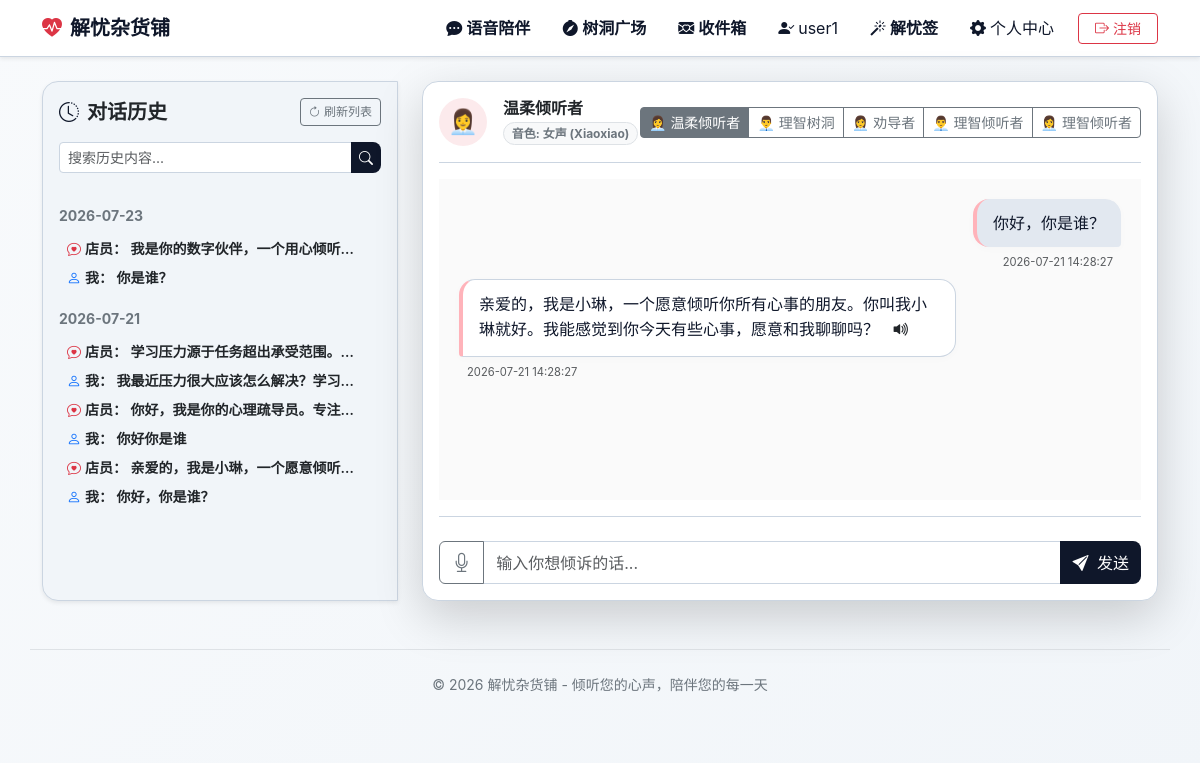
Page /chat (signed in) on the committed database.
### tables this page shows
CREATE TABLE chat_history (
            id INTEGER PRIMARY KEY AUTOINCREMENT,
            user_id INTEGER NOT NULL,
            role_id TEXT NOT NULL,
            sender TEXT NOT NULL,
            content TEXT NOT NULL,
            audio_url TEXT,
            created_at TEXT NOT NULL
        );

CREATE TABLE ai_characters (
            id INTEGER PRIMARY KEY AUTOINCREMENT,
            role_key TEXT UNIQUE NOT NULL,
            name TEXT NOT NULL,
            gender TEXT NOT NULL,
            voice TEXT NOT NULL,
            prompt TEXT NOT NULL,
            temperature REAL DEFAULT 0.7,
            max_words INTEGER DEFAULT 80
        , user_id INTEGER);

### app.py (the view)
@app.route('/chat')
def chat():
    if 'user_id' not in session:
        return redirect(url_for('login'))
    conn = get_db()
    cursor = conn.cursor()
    cursor.execute('SELECT * FROM ai_characters WHERE user_id IS NULL OR user_id = ?', (session['user_id'],))
    characters_list = cursor.fetchall()
    characters_dict = {row['role_key']: dict(row) for row in characters_list}
    role_id = request.args.get('role', 'warm_listener')
    if role_id not in characters_dict:
        role_id = list(characters_dict.keys())[0] if characters_dict else 'warm_listener'
    role_info = characters_dict.get(role_id, {
        'name': '小助手', 'gender': 'female', 'voice': 'zh-CN-XiaoxiaoNeural'
    })
    keyword = request.args.get('q', '').strip()
    if keyword:
        cursor.execute('''
            SELECT *, SUBSTR(created_at, 1, 10) as chat_date
            FROM chat_history
            WHERE user_id = ? AND content LIKE ?
            ORDER BY id DESC
        ''', (session['user_id'], f'%{keyword}%'))
    else:
        cursor.execute('''
            SELECT *, SUBSTR(created_at, 1, 10) as chat_date
            FROM chat_history
            WHERE user_id = ?
            ORDER BY id DESC
        ''', (session['user_id'],))
    history_records = cursor.fetchall()
    grouped_history = {}
    today_str = datetime.now().strftime('%Y-%m-%d')
    for row in history_records:
        date_str = row['chat_date']
        group_name = '今天' if date_str == today_str else date_str
        if group_name not in grouped_history:
            grouped_history[group_name] = []
        grouped_history[group_name].append(row)
    cursor.execute('''
        SELECT * FROM chat_history
        WHERE user_id = ? AND role_id = ?
        ORDER BY id ASC LIMIT 30
    ''', (session['user_id'], role_id))
    active_chat = cursor.fetchall()
    cursor.execute('SELECT COUNT(id) FROM mailbox WHERE user_id = ? AND is_read = 0', (session['user_id'],))
    unread_count = cursor.fetchone()[0]
    session['unread_letters'] = unread_count
    cursor.execute('SELECT * FROM users WHERE id = ?', (session['user_id'],))
    user = cursor.fetchone()
    conn.close()
    return render_template('chat.html',
                           role_id=role_id,
                           role_info=role_info,
                           grouped_history=grouped_history,
                           active_chat=active_chat,
                           user=user,
                           q=keyword,
                           all_roles=characters_list)

### app.py (called while the page is built)
def get_db():
    conn = sqlite3.connect(DATABASE)
    conn.row_factory = sqlite3.Row
    return conn

### templates/chat.html (shortened to what this page needs)
{% extends "base.html" %}
{% block content %}
<div class="row g-4">
    <div class="col-md-4">
        <div class="card custom-card p-3 shadow-sm chat-sidebar">
            <h5 class="fw-bold mb-3 d-flex align-items-center justify-content-between">
                <span><i class="bi bi-clock-history me-2 text-accent" style="color: var(--accent-color);"></i>对话历史</span>
                <a href="{{ url_for('chat', role=role_id) }}" class="btn btn-sm btn-outline-secondary py-1 px-2" style="font-size: 0.75rem;">
                    <i class="bi bi-arrow-clockwise"></i> 刷新列表
                </a>
            </h5>
            <form action="{{ url_for('chat') }}" method="GET" class="mb-3">
                <div class="input-group">
                    <input type="text" class="form-control form-control-sm border-color" name="q" value="{{ q }}" placeholder="搜索历史内容...">
                    <button class="btn btn-sm btn-accent" type="submit"><i class="bi bi-search"></i></button>
                </div>
            </form>
            <div class="history-groups">
                {% if grouped_history %}
                    {% for date_group, records in grouped_history.items() %}
                        <div class="date-group-title small fw-bold text-secondary mb-2 mt-3">{{ date_group }}</div>
                        <div class="list-group list-group-flush">
                            {% for record in records %}
                                <div class="list-group-item bg-transparent border-0 px-2 py-1 chat-history-item" onclick="scrollToMessage({{ record.id }})">
                                    <div class="d-flex w-100 justify-content-between text-truncate">
                                        <span class="small fw-semibold text-truncate me-2">
                                            {% if record.sender == 'user' %}
                                                <i class="bi bi-person text-primary me-1"></i>我：
                                            {% else %}
                                                <i class="bi bi-chat-heart text-danger me-1"></i>店员：
                                            {% endif %}
                                            {{ record.content }}
                                        </span>
                                    </div>
                                </div>
                            {% endfor %}
                        </div>
                    {% endfor %}
                {% else %}
                    <div class="text-center text-muted my-5 py-3">
                        <i class="bi bi-chat-square-dots" style="font-size: 2rem;"></i>
                        <p class="small mt-2">暂无匹配的历史对话记录</p>
                    </div>
                {% endif %}
            </div>
        </div>
    </div>
    <div class="col-md-8">
        <div class="card custom-card p-3 shadow-lg chat-window">
            <div class="d-flex justify-content-between align-items-center border-bottom border-color pb-3 mb-3">
                <div class="d-flex align-items-center">
                    {% if role_info.gender == 'female' %}
                        <div class="rounded-circle bg-danger bg-opacity-10 text-danger d-flex align-items-center justify-content-center me-3" style="width: 48px; height: 48px; font-size: 1.5rem;">
                            👩‍💼
                        </div>
                    {% else %}
                        <div class="rounded-circle bg-primary bg-opacity-10 text-primary d-flex align-items-center justify-content-center me-3" style="width: 48px; height: 48px; font-size: 1.5rem;">
                            👨‍💼
                        </div>
                    {% endif %}
                    <div>
                        <h6 class="fw-bold mb-0">{{ role_info.name }}</h6>
                        <span class="badge rounded-pill bg-light text-secondary border small mt-1">
                            音色: {{ '女声' if role_info.gender == 'female' else '男声' }} ({{ role_info.voice.split('-')[-1].replace('Neural', '') if '-' in role_info.voice else role_info.voice }})
                        </span>
                    </div>
                </div>
                <div class="btn-group" role="group">
                    {% for role in all_roles %}
                        <a href="{{ url_for('chat', role=role.role_key) }}" class="btn btn-sm btn-outline-secondary {% if role_id == role.role_key %}active{% endif %}">
                            {{ '👩‍💼' if role.gender == 'female' else '👨‍💼' }} {{ role.name }}
                        </a>
                    {% endfor %}
                </div>
            </div>
            <div class="chat-messages-container d-flex flex-column" id="chat-messages">
                {% if active_chat %}
                    {% for msg in active_chat %}
                        <div class="d-flex flex-column {{ 'align-items-end' if msg.sender == 'user' else 'align-items-start' }} mb-2" id="msg-{{ msg.id }}">
                            <div class="message-bubble message-{{ msg.sender }} message-{{ role_id }}">
                                {{ msg.content }}
                                {% if msg.sender == 'ai' and msg.audio_url %}
                                    <button class="btn btn-sm p-0 ms-2 text-accent" onclick="playAudio('{{ msg.audio_url }}', this)" title="播放语音">
                                        <i class="bi bi-volume-up-fill" style="font-size: 1.1rem;"></i>
                                    </button>
                                {% endif %}
                            </div>
                            <small class="text-muted" style="font-size: 0.7rem; margin-top: -8px; margin-left: 8px; margin-right: 8px;">
                                {{ msg.created_at }}
                            </small>
                        </div>
                    {% endfor %}
                {% endif %}
            </div>
            <div class="border-top border-color pt-3 mt-3">
                <div class="input-group">
                    <button class="btn btn-outline-secondary" type="button" id="mic-btn" onclick="toggleSpeechRecognition()" title="点击开启语音输入">
                        <i class="bi bi-mic" id="mic-icon" style="font-size: 1.2rem;"></i>
                    </button>
                    <input type="text" class="form-control border-color" id="chat-input" placeholder="输入你想倾诉的话..." onkeydown="handleEnterKey(event)">
                    <button class="btn btn-accent" type="button" onclick="sendMessage()" id="send-btn">
                        <i class="bi bi-send-fill me-1"></i> 发送
                    </button>
                </div>
            </div>
        </div>
    </div>
</div>
{% endblock %}

### static/css/custom.css (style rules this page uses)
.theme-minimalist { --bg-gradient: linear-gradient(135deg, #f8fafc 0%, #f1f5f9 100%); --card-bg: #ffffff; --text-primary: #0f172a; --text-secondary: #64748b; --border-color: #cbd5e1; --accent-color: #0f172a; --accent-hover: #334155; --navbar-bg: #ffffff; --navbar-text: #0f172a; --chat-sidebar-bg: #f1f5f9; --bubble-user-bg: #e2e8f0; --bubble-user-text: #0f172a; --bubble-ai-bg: #ffffff; --bubble-ai-text: #0f172a; }
body { background: var(--bg-gradient); color: var(--text-primary); font-family: -apple-system, BlinkMacSystemFont, "Segoe UI", Roboto, "Helvetica Neue", Arial, sans-serif; min-height: 100vh; transition: background 0.3s ease, color 0.3s ease; }
.custom-card { background-color: var(--card-bg); border: 1px solid var(--border-color); border-radius: 16px; box-shadow: 0 8px 32px 0 rgba(0, 0, 0, 0.05); backdrop-filter: blur(8px); -webkit-backdrop-filter: blur(8px); transition: all 0.3s ease; }
.btn-accent { background-color: var(--accent-color); color: #ffffff !important; border: none; border-radius: 8px; transition: all 0.2s ease; }
.border-color { border-color: var(--border-color) !important; }
.chat-sidebar { background-color: var(--chat-sidebar-bg); border-right: 1px solid var(--border-color); border-radius: 16px 0 0 16px; height: 65vh; overflow-y: auto; }
.chat-history-item { cursor: pointer; border-radius: 8px; transition: background 0.2s ease; }
.chat-window { height: 65vh; display: flex; flex-direction: column; }
.chat-messages-container { flex: 1; overflow-y: auto; padding: 20px; background-color: rgba(0, 0, 0, 0.02); }
.message-bubble { max-width: 75%; padding: 12px 16px; border-radius: 16px; margin-bottom: 15px; position: relative; box-shadow: 0 2px 8px rgba(0, 0, 0, 0.02); line-height: 1.5; }
.message-user { background-color: var(--bubble-user-bg); color: var(--bubble-user-text); align-self: flex-end; border-bottom-right-radius: 4px; }
.message-ai { background-color: var(--bubble-ai-bg); color: var(--bubble-ai-text); align-self: flex-start; border-bottom-left-radius: 4px; border: 1px solid var(--border-color); }
.message-warm_listener { border-left: 4px solid #ffb3ba; }

### rows in the picture
chat_history: sender "ai" (drawn), shows "店员：", content "我是你的数字伙伴，一个用心倾听…"
chat_history: sender "user" (drawn), shows "我：", content "你是谁？"
chat_history: sender "ai" (drawn), shows "店员：", content "学习压力源于任务超出承受范围。…"
chat_history: sender "user" (drawn), shows "我：", content "我最近压力很大应该怎么解决？学习…"
chat_history: sender "ai" (drawn), shows "店员：", content "你好，我是你的心理疏导员。专注…"
chat_history: sender "user" (drawn), shows "我：", content "你好你是谁"
chat_history: sender "ai" (drawn), shows "店员：", content "亲爱的，我是小琳，一个愿意倾听…", content "亲爱的，我是小琳，一个愿意倾听你所有心事的朋友。你叫我小琳就好。我能感觉到你今天有些心事，愿意和我聊聊吗？", created_at "2026-07-21 14:28:27"
chat_history: sender "user" (drawn), shows "我：", content "你好，你是谁？", created_at "2026-07-21 14:28:27"
ai_characters: name "温柔倾听者", gender "女声", voice "Xiaoxiao", gender "👩‍💼"
ai_characters: gender "👨‍💼", name "理智树洞"
ai_characters: gender "👩‍💼", name "劝导者"
ai_characters: gender "👨‍💼", name "理智倾听者"
ai_characters: gender "👩‍💼", name "理智倾听者"

### other values in the picture
{{ session.get('nickname') }} "user1"
{{ date_group }} "2026-07-23" "2026-07-21"
